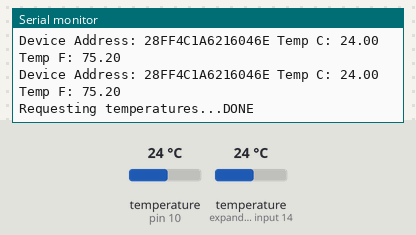
A sketch run on a simulated Arduino Uno, built with avr-gcc and run on an emulated ATmega328P. Shown: the last lines printed to the serial monitor. Inputs (shaded band) come from the test bench; at power-on: temperature (sensors on pin 10, expander input 14) 24 °C.

Above: at 1.3 s.
1.4 s: temperature (sensor on pin 10) set to 41 °C
At 1.41 s:
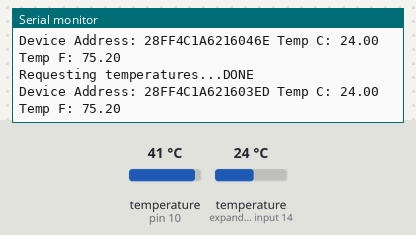
4.4 s: temperature (sensor on expander input 14) set to 41 °C
At 4.55 s:
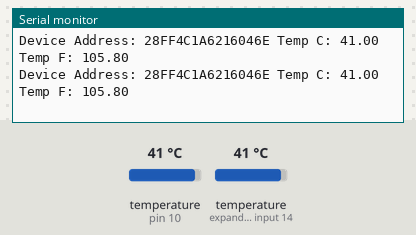
7.4 s: temperature (sensor on pin 10) set to 7 °C
At 7.64 s:
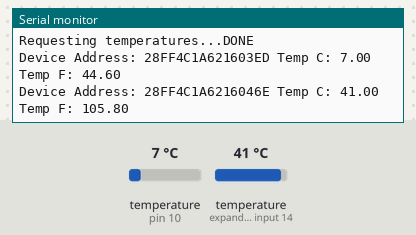
10.4 s: temperature (sensor on expander input 14) set to 12 °C
At 10.46 s:
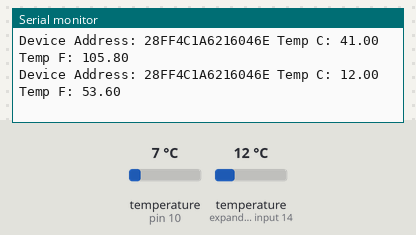
13.4 s: temperature (sensor on expander input 14) set to 7 °C
At 13.44 s:
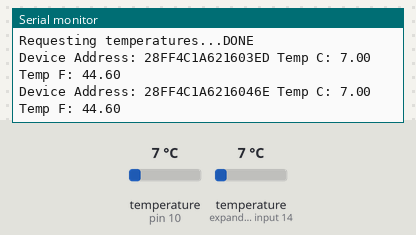
16.4 s: temperature (sensor on expander input 14) set to 19 °C
At 16.46 s:
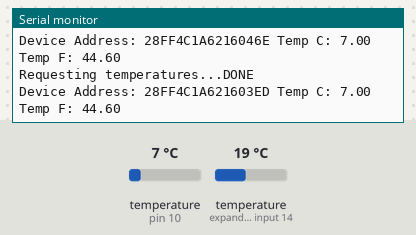
Timing chart, 0 to 19.4 s (numbered marks = the images above; inputs shaded):
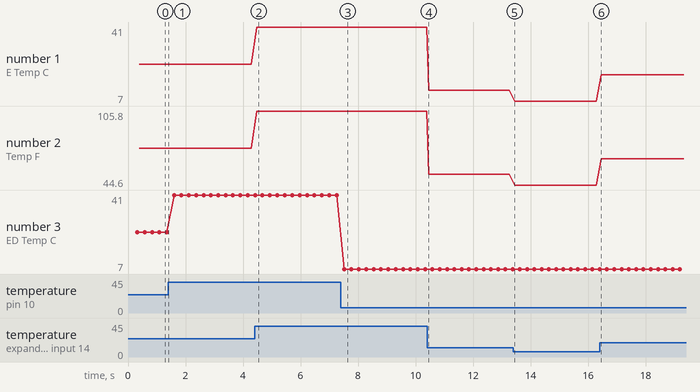

Measured:
- after the input at 4.4 s, the serial monitor: prints a new line after 0.08 s (image 2)
- after the input at 7.4 s, the serial monitor: prints a new line after 0.11 s (image 3)
- after the input at 10.4 s, the serial monitor: prints a new line after 0.06 s (image 4)
- after the input at 13.4 s, the serial monitor: prints a new line at once (image 5)
- plotted number 1: 41 → 12 after the input at 10.4 s, 7 → 19 after the input at 16.4 s
- plotted number 2: 105.8 → 53.6 after the input at 10.4 s, 44.6 → 66.2 after the input at 16.4 s
- plotted number 3: 24 → 41 after the input at 1.4 s, 41 → 7 after the input at 7.4 s

The sketch:

test_one_wire.ino
```cpp
// Include the libraries we need
#include <OneWire.h>
#include <DallasTemperature.h>

// Data wire is plugged into port 2 on the Arduino
#define ONE_WIRE_BUS 10
#define TEMPERATURE_PRECISION 9

// Setup a oneWire instance to communicate with any OneWire devices (not just Maxim/Dallas temperature ICs)
OneWire oneWire(ONE_WIRE_BUS);

// Pass our oneWire reference to Dallas Temperature.
DallasTemperature sensors(&oneWire);

// arrays to hold device addresses
DeviceAddress Thermometer1, Thermometer2, Thermometer3;

void setup(void)
{
  // start serial port
  Serial.begin(9600);

  // Start up the library
  sensors.begin();

  // locate devices on the bus
  Serial.print("Locating devices...");
  Serial.print("Found ");
  Serial.print(sensors.getDeviceCount(), DEC);
  Serial.println(" devices.");

  // report parasite power requirements
  Serial.print("Parasite power is: ");
  if (sensors.isParasitePowerMode()) Serial.println("ON");
  else Serial.println("OFF");

  if (!sensors.getAddress(Thermometer1, 0)) Serial.println("Unable to find address for Device 0");
  if (!sensors.getAddress(Thermometer2, 1)) Serial.println("Unable to find address for Device 1");
  if (!sensors.getAddress(Thermometer3, 1)) Serial.println("Unable to find address for Device 2");


  // show the addresses we found on the bus
  Serial.print("Device 0 Address: ");
  printAddress(Thermometer1);
  Serial.println();

  Serial.print("Device 1 Address: ");
  printAddress(Thermometer2);
  Serial.println();

   Serial.print("Device 2 Address: ");
  printAddress(Thermometer2);
  Serial.println();

  // set the resolution to 9 bit per device
  sensors.setResolution(Thermometer1, TEMPERATURE_PRECISION);
  sensors.setResolution(Thermometer2, TEMPERATURE_PRECISION);
  sensors.setResolution(Thermometer3, TEMPERATURE_PRECISION);

  Serial.print("Device 0 Resolution: ");
  Serial.print(sensors.getResolution(Thermometer1), DEC);
  Serial.println();

  Serial.print("Device 1 Resolution: ");
  Serial.print(sensors.getResolution(Thermometer2), DEC);
  Serial.println();

  Serial.print("Device 2 Resolution: ");
  Serial.print(sensors.getResolution(Thermometer3), DEC);
  Serial.println();
}

// function to print a device address
void printAddress(DeviceAddress deviceAddress)
{
  for (uint8_t i = 0; i < 8; i++)
  {
    // zero pad the address if necessary
    if (deviceAddress[i] < 16) Serial.print("0");
    Serial.print(deviceAddress[i], HEX);
  }
}

// function to print the temperature for a device
void printTemperature(DeviceAddress deviceAddress)
{
  float tempC = sensors.getTempC(deviceAddress);
  if(tempC == DEVICE_DISCONNECTED_C)
  {
    Serial.println("Error: Could not read temperature data");
    return;
  }
  Serial.print("Temp C: ");
  Serial.print(tempC);
  Serial.print(" Temp F: ");
  Serial.print(DallasTemperature::toFahrenheit(tempC));
}

// function to print a device's resolution
void printResolution(DeviceAddress deviceAddress)
{
  Serial.print("Resolution: ");
  Serial.print(sensors.getResolution(deviceAddress));
  Serial.println();
}

// main function to print information about a device
void printData(DeviceAddress deviceAddress)
{
  Serial.print("Device Address: ");
  printAddress(deviceAddress);
  Serial.print(" ");
  printTemperature(deviceAddress);
  Serial.println();
}

/*
   Main function, calls the temperatures in a loop.
*/
void loop(void)
{
  // call sensors.requestTemperatures() to issue a global temperature
  // request to all devices on the bus
  Serial.print("Requesting temperatures...");
  sensors.requestTemperatures();
  Serial.println("DONE");

  // print the device information
  printData(Thermometer1);
  printData(Thermometer2);
  printData(Thermometer3);
}
```
